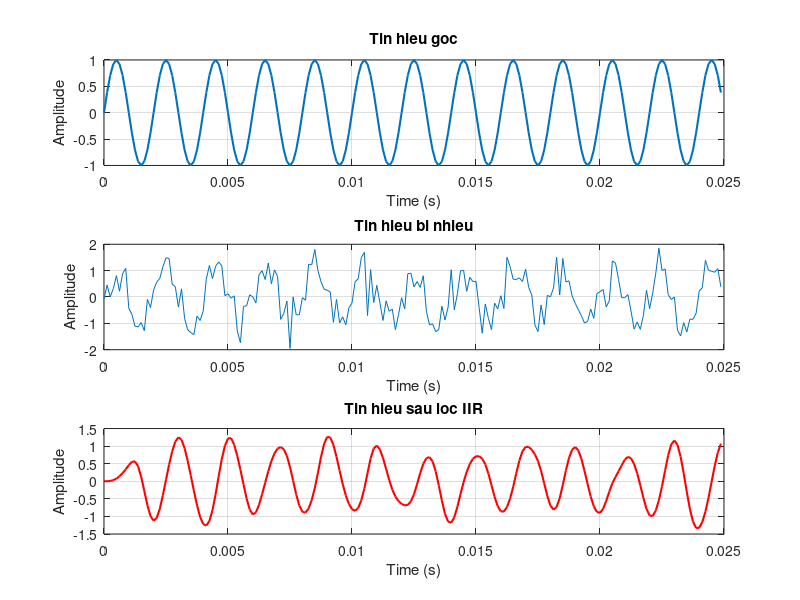
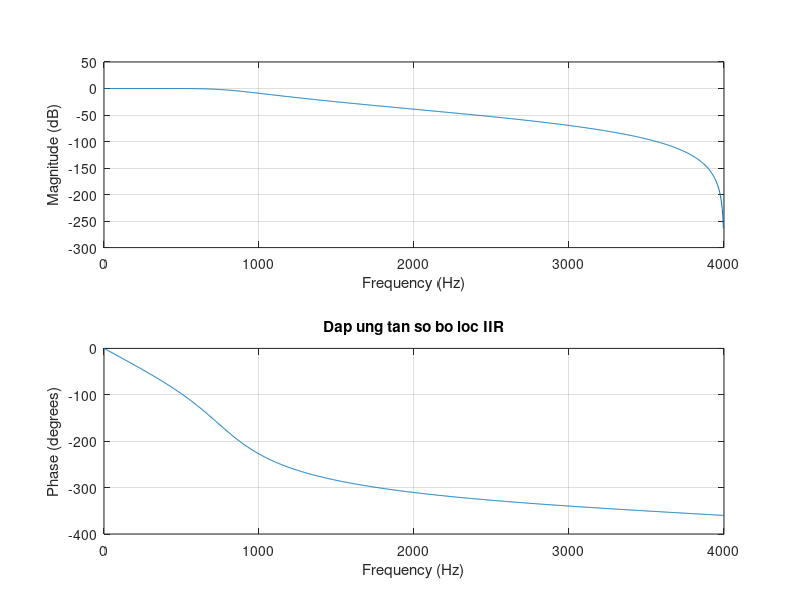
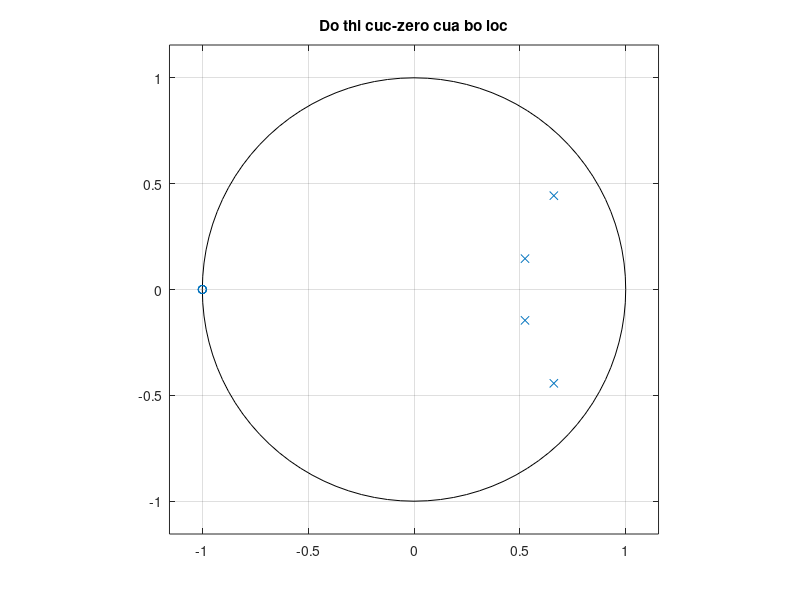

Here is the MATLAB script that generated these plots, in order:
clc;
clear;
close all;
fs = 8000;		
t = 0:1/fs:2;		
x = sin(2*pi*500*t);	
noise = 0.5*randn(size(t));	
xn = x + noise;		
[b,a] = butter(4,0.2,'low');	
y = filter(b,a,xn);		
figure;			
subplot(3,1,1)				
plot(t(1:200),x(1:200),'LineWidth',1.5)		
title('Tin hieu goc')		
xlabel('Time (s)')		
ylabel('Amplitude')		
grid on			
subplot(3,1,2)
plot(t(1:200),xn(1:200))
title('Tin hieu bi nhieu')
xlabel('Time (s)')
ylabel('Amplitude')
grid on
subplot(3,1,3)
plot(t(1:200),y(1:200),'r','LineWidth',1.5)
title('Tin hieu sau loc IIR')
xlabel('Time (s)')
ylabel('Amplitude')
grid on
figure;
freqz(b,a,1024,fs);
title('Dap ung tan so bo loc IIR');
figure;
zplane(b,a);
title('Do thi cuc-zero cua bo loc');
